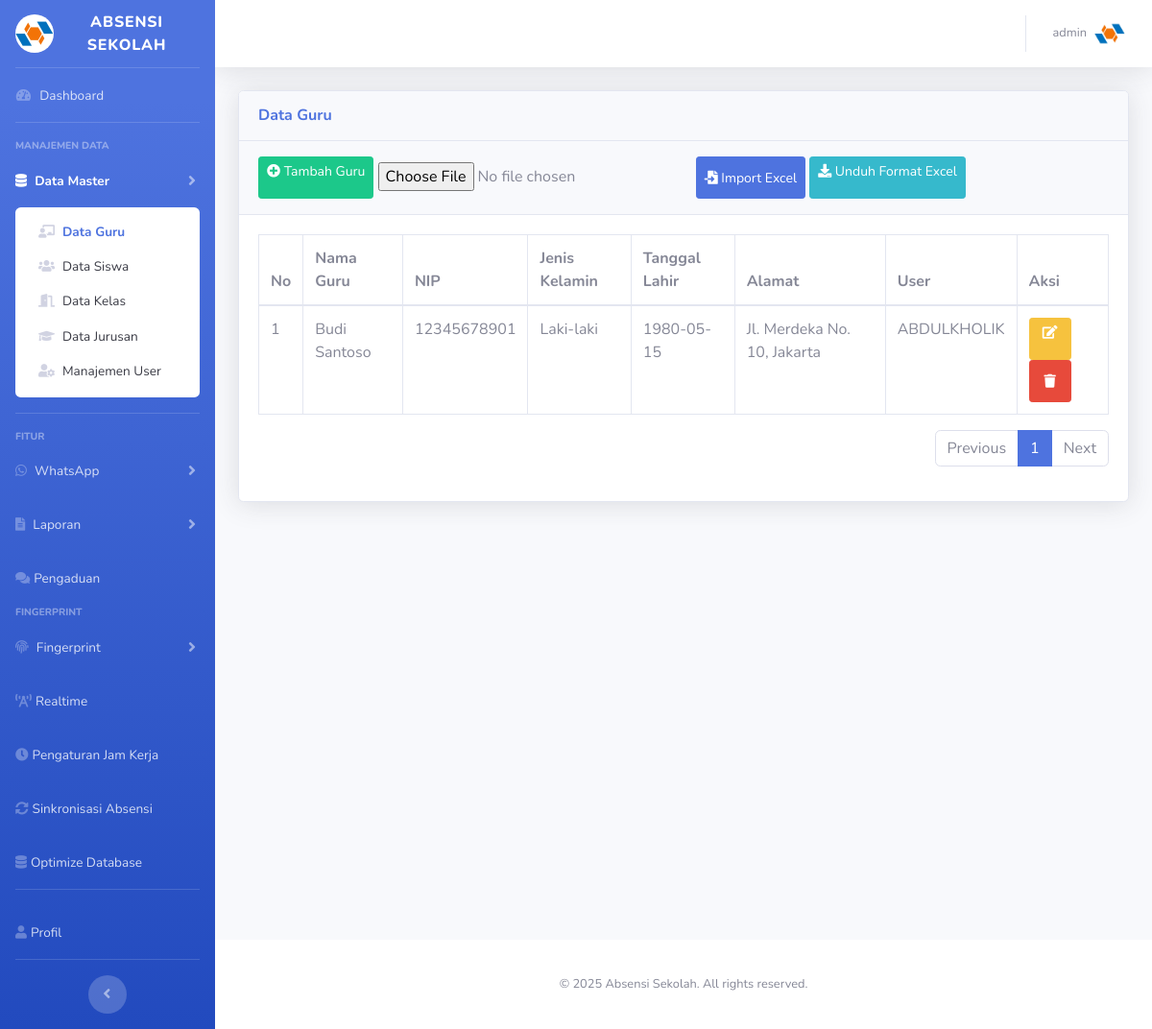
The app's page /admin/guru/list_guru.php (signed in) with its own data.
### tables this page shows
CREATE TABLE `guru` (
  `id_guru` int(11) NOT NULL,
  `nama_guru` varchar(100) NOT NULL,
  `nip` varchar(20) NOT NULL,
  `jenis_kelamin` enum('Laki-laki','Perempuan') NOT NULL,
  `tanggal_lahir` date DEFAULT NULL,
  `alamat` text NOT NULL,
  `phone` varchar(20) DEFAULT NULL,
  `user_id` int(11) DEFAULT NULL
);

CREATE TABLE `users` (
  `id` int(11) NOT NULL,
  `name` varchar(50) NOT NULL,
  `phone` varchar(20) DEFAULT NULL,
  `avatar` varchar(255) DEFAULT NULL,
  `password` varchar(255) NOT NULL,
  `role` enum('admin','guru','siswa') NOT NULL,
  `uid` varchar(50) DEFAULT NULL,
  `created_at` timestamp NOT NULL DEFAULT CURRENT_TIMESTAMP
);

### admin/guru/list_guru.php (the view, shortened to what this page needs)
<?php
include '../../includes/db.php';
include '../../templates/header.php';
include '../../templates/sidebar.php';
$page = isset($_GET['page']) && is_numeric($_GET['page']) ? (int)$_GET['page'] : 1;
$limit = 10;
$offset = ($page - 1) * $limit;
$stmt_total = $conn->query("SELECT COUNT(*) AS total FROM guru");
$totalRecords = $stmt_total->fetch(PDO::FETCH_ASSOC)['total'];
$totalPages = ceil($totalRecords / $limit);
$stmt = $conn->prepare("
    SELECT
        g.*,
        u.name AS user_name,
        u.uid AS user_uid
    FROM guru g
    LEFT JOIN users u ON g.user_id = u.id
    LIMIT :limit OFFSET :offset
");
$stmt->bindValue(':limit', $limit, PDO::PARAM_INT);
$stmt->bindValue(':offset', $offset, PDO::PARAM_INT);
$stmt->execute();
$guru_list = $stmt->fetchAll(PDO::FETCH_ASSOC);
?>
<div id="content-wrapper" class="d-flex flex-column">
    <div id="content">
        <?php include '../../templates/navbar.php'; ?>
        <div class="container-fluid">
            <div class="row">
                <div class="col-lg-12">
                    <div class="card shadow mb-4">
                        <div class="card-header py-3">
                            <h6 class="m-0 font-weight-bold text-primary">Data Guru</h6>
                        </div>
                        <div class="card-header py-3">
                            <a href="tambah_guru.php" class="btn btn-success btn-sm"><i class="fas fa-plus-circle"></i> Tambah Guru</a>
                            <form method="POST" action="" enctype="multipart/form-data" style="display:inline;">
                                <input type="file" name="excel_file" accept=".xlsx, .xls" required>
                                <button type="submit" name="import_excel" class="btn btn-primary btn-sm"><i class="fas fa-file-import"></i> Import Excel</button>
                            </form>
                            <a href="../../assets/format_data_guru.xlsx" class="btn btn-info btn-sm" download><i class="fas fa-download"></i> Unduh Format Excel</a>
                        </div>
                        <div class="card-body table-responsive-sm">
                            <table class="table table-bordered">
                                <thead>
                                    <tr>
                                        <th>No</th>
                                        <th>Nama Guru</th>
                                        <th>NIP</th>
                                        <th>Jenis Kelamin</th>
                                        <th>Tanggal Lahir</th>
                                        <th>Alamat</th>
                                        <th>User</th>
                                        <th>Aksi</th>
                                    </tr>
                                </thead>
                                <tbody>
                                    <?php if (!empty($guru_list)): ?>
                                        <?php foreach ($guru_list as $index => $guru): ?>
                                            <tr>
                                                <td><?php echo ($page - 1) * $limit + $index + 1; ?></td>
                                                <td><?php echo htmlspecialchars($guru['nama_guru'] ?: $guru['user_name']); ?></td>
                                                <td><?php echo htmlspecialchars($guru['nip']); ?></td>
                                                <td><?php echo htmlspecialchars($guru['jenis_kelamin']); ?></td>
                                                <td><?php echo htmlspecialchars($guru['tanggal_lahir']); ?></td>
                                                <td><?php echo htmlspecialchars($guru['alamat']); ?></td>
                                                <td><?php echo htmlspecialchars(isset($guru['user_name']) ? $guru['user_name'] : 'Tidak ada user'); ?></td>
                                                <td>
                                                    <a href="edit_guru.php?id=<?php echo htmlspecialchars($guru['id_guru']); ?>" class="btn btn-warning btn-sm"><i class="fas fa-edit"></i></a>
                                                    <button type="button" class="btn btn-danger btn-sm btn-hapus-guru"
                                                        data-id="<?php echo $guru['id_guru']; ?>"
                                                        data-nama="<?php echo htmlspecialchars($guru['nama_guru']); ?>"
                                                        data-toggle="modal" data-target="#hapusModal">
                                                        <i class="fas fa-trash"></i>
                                                    </button>
                                                </td>
                                            </tr>
                                        <?php endforeach; ?>
                                    <?php else: ?>
                                        <tr>
                                            <td colspan="8" class="text-center">Tidak ada data guru.</td>
                                        </tr>
                                    <?php endif; ?>
                                </tbody>
                            </table>
                            <nav aria-label="Page navigation example">
                                <ul class="pagination justify-content-end">
                                    <?php if($page > 1): ?>
                                        <li class="page-item">
                                            <a class="page-link" href="?page=<?php echo $page-1; ?>">Previous</a>
                                        </li>
                                    <?php else: ?>
                                        <li class="page-item disabled">
                                            <span class="page-link">Previous</span>
                                        </li>
                                    <?php endif; ?>
                                    <?php for($i=1; $i <= $totalPages; $i++): ?>
                                        <li class="page-item <?php if($page==$i) echo 'active'; ?>">
                                            <a class="page-link" href="?page=<?php echo $i; ?>"><?php echo $i; ?></a>
                                        </li>
                                    <?php endfor; ?>
                                    <?php if($page < $totalPages): ?>
                                        <li class="page-item">
                                            <a class="page-link" href="?page=<?php echo $page+1; ?>">Next</a>
                                        </li>
                                    <?php else: ?>
                                        <li class="page-item disabled">
                                            <span class="page-link">Next</span>
                                        </li>
                                    <?php endif; ?>
                                </ul>
                            </nav>
                        </div>
                    </div>
                </div>
            </div>
        </div>
    </div>
    <?php include '../../templates/footer.php'; ?>
</div>

### assets/css/mobile-enhancements.css (style rules this page uses)
.btn { min-height: 44px; min-width: 44px; }

### records on screen
guru: index "1", nama_guru "Budi Santoso", nip "12345678901", jenis_kelamin "Laki-laki", tanggal_lahir "1980-05-15", alamat "Jl. Merdeka No. 10, Jakarta", user.name "ABDULKHOLIK"
